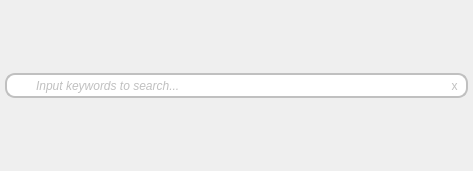
<?xml version="1.0" encoding="UTF-8"?>
<ui version="4.0">
 <class>Dialog</class>
 <widget class="QDialog" name="Dialog">
  <property name="geometry">
   <rect>
    <x>0</x>
    <y>0</y>
    <width>473</width>
    <height>171</height>
   </rect>
  </property>
  <property name="windowTitle">
   <string>Dialog</string>
  </property>
  <layout class="QVBoxLayout" name="verticalLayout">
   <property name="spacing">
    <number>0</number>
   </property>
   <property name="margin">
    <number>0</number>
   </property>
   <item>
    <widget class="QFrame" name="frame_2">
     <property name="frameShape">
      <enum>QFrame::NoFrame</enum>
     </property>
     <property name="frameShadow">
      <enum>QFrame::Plain</enum>
     </property>
     <property name="lineWidth">
      <number>1</number>
     </property>
     <layout class="QHBoxLayout" name="horizontalLayout_5">
      <property name="spacing">
       <number>0</number>
      </property>
      <property name="margin">
       <number>5</number>
      </property>
      <item>
       <widget class="QLabel" name="label">
        <property name="minimumSize">
         <size>
          <width>25</width>
          <height>25</height>
         </size>
        </property>
        <property name="maximumSize">
         <size>
          <width>22</width>
          <height>25</height>
         </size>
        </property>
        <property name="styleSheet">
         <string notr="true">background-color: white;
border:2px solid gray;
border-top-left-radius:10px;
border-bottom-left-radius:10px;
padding:2px 2px;
border-right: none; 
border-color:silver;</string>
        </property>
        <property name="text">
         <string/>
        </property>
        <property name="pixmap">
         <pixmap>search24.png</pixmap>
        </property>
       </widget>
      </item>
      <item>
       <widget class="QLineEdit" name="lineEdit">
        <property name="minimumSize">
         <size>
          <width>0</width>
          <height>25</height>
         </size>
        </property>
        <property name="sizeIncrement">
         <size>
          <width>0</width>
          <height>24</height>
         </size>
        </property>
        <property name="font">
         <font>
          <italic>true</italic>
         </font>
        </property>
        <property name="styleSheet">
         <string notr="true">border:2px solid gray;
padding:2px 4px; 
color: silver;
border-left: 0px;
border-right:0px;
border-color:silver;

</string>
        </property>
        <property name="text">
         <string>Input keywords to search...</string>
        </property>
       </widget>
      </item>
      <item>
       <widget class="QLabel" name="label_2">
        <property name="minimumSize">
         <size>
          <width>25</width>
          <height>25</height>
         </size>
        </property>
        <property name="maximumSize">
         <size>
          <width>25</width>
          <height>25</height>
         </size>
        </property>
        <property name="styleSheet">
         <string notr="true">background-color: white;
border:2px solid gray;
border-top-right-radius:10px;
border-bottom-right-radius:10px;
padding:2px 2px;
border-color:silver;
border-left:none;
color: silver;</string>
        </property>
        <property name="text">
         <string>x</string>
        </property>
        <property name="alignment">
         <set>Qt::AlignCenter</set>
        </property>
       </widget>
      </item>
     </layout>
    </widget>
   </item>
  </layout>
 </widget>
 <resources/>
 <connections/>
</ui>
